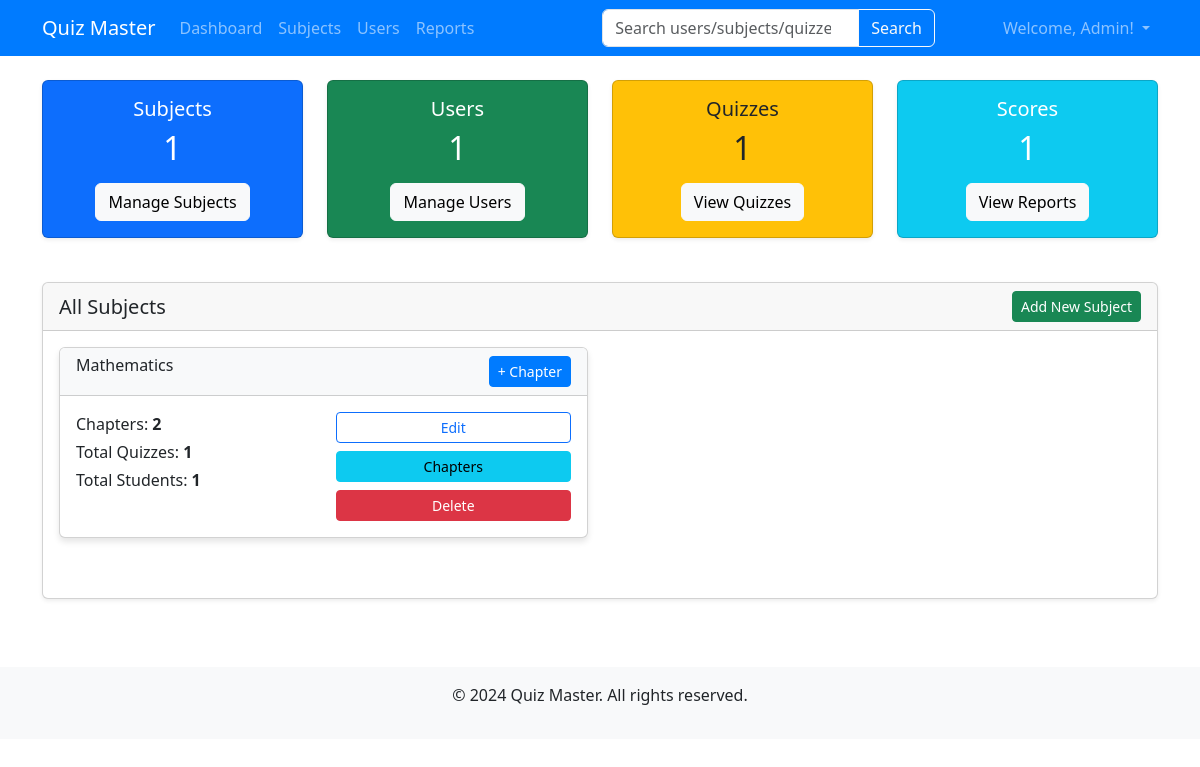
The page /admin/ (signed in) on the database its author committed.
### models.py (models this page shows, shortened)
class User(db.Model,UserMixin):
    id = db.Column(db.Integer, primary_key=True)
    email = db.Column(db.String(120), unique=True, nullable=False)
    password = db.Column(db.String(200), nullable=False)
    full_name = db.Column(db.String(100), nullable=False)
    qualification = db.Column(db.String(100), nullable=True)
    dob = db.Column(db.String(20), nullable=True)
    is_admin = db.Column(db.Boolean, default=False)
    scores = db.relationship('Score', backref='user', lazy=True, cascade="all, delete-orphan")

class Subject(db.Model):
    id = db.Column(db.Integer, primary_key=True)
    name = db.Column(db.String(100), nullable=False)
    description = db.Column(db.Text, nullable=True)
    chapters = db.relationship('Chapter', backref='subject', lazy=True, cascade="all, delete-orphan")
    def get_total_quizzes(self):
        count = 0
        for chapter in self.chapters:
            count += len(chapter.quizzes)
        return count
    def get_total_students(self):
        student_ids = set()
        for chapter in self.chapters:
            for quiz in chapter.quizzes:
                for score in quiz.scores:
                    student_ids.add(score.user_id)
        return len(student_ids)

### routes/admin.py (the view)
@admin.route('/')
@login_required
def dashboard():
    subjects = Subject.query.all()
    chapters = Chapter.query.all()
    quizzes = Quiz.query.all()
    questions = Question.query.all()
    users = User.query.filter_by(is_admin=False).all()
    scores = Score.query.all()
    recent_scores = Score.query.order_by(Score.time_stamp.desc()).limit(5).all()
    stats = {
        'subjects': len(subjects),
        'chapters': len(chapters),
        'quizzes': len(quizzes),
        'questions': len(questions),
        'users': len(users),
        'scores': len(scores),
        'recent_scores': recent_scores,
        'recent_users': User.query.order_by(User.id.desc()).limit(5).all()
    }
    return render_template('admin/dashboard.html', stats=stats, subjects=subjects)

### app.py (called while the page is built)
@login_manager.user_loader
def load_user(user_id):
    return User.query.get(int(user_id))

### routes/admin.py (called while the page is built)
@admin.before_request
def check_admin():
    if not current_user.is_authenticated or not current_user.is_admin:
        flash('You must be an admin to access this page.')
        return redirect(url_for('auth.login'))

### templates/admin/dashboard.html (shortened to what this page needs)
{% extends 'base.html' %}
{% block content %}
<div class="row mb-4">
    <div class="col-md-3">
        <div class="card text-center bg-primary text-white shadow-sm">
            <div class="card-body">
                <h5 class="card-title">Subjects</h5>
                <h2 class="card-text">{{ stats.subjects }}</h2>
                <a href="{{ url_for('admin.subjects') }}" class="btn btn-light mt-2">Manage Subjects</a>
            </div>
        </div>
    </div>
    <div class="col-md-3">
        <div class="card text-center bg-success text-white shadow-sm">
            <div class="card-body">
                <h5 class="card-title">Users</h5>
                <h2 class="card-text">{{ stats.users }}</h2>
                <a href="{{ url_for('admin.users') }}" class="btn btn-light mt-2">Manage Users</a>
            </div>
        </div>
    </div>
    <div class="col-md-3">
        <div class="card text-center bg-warning text-dark shadow-sm">
            <div class="card-body">
                <h5 class="card-title">Quizzes</h5>
                <h2 class="card-text">{{ stats.quizzes }}</h2>
                <a href="{{ url_for('admin.all_quizzes') }}" class="btn btn-light mt-2">View Quizzes</a>
            </div>
        </div>
    </div>
    <div class="col-md-3">
        <div class="card text-center bg-info text-white shadow-sm">
            <div class="card-body">
                <h5 class="card-title">Scores</h5>
                <h2 class="card-text">{{ stats.scores|default(0) }}</h2>
                <a href="{{ url_for('admin.reports') }}" class="btn btn-light mt-2">View Reports</a>
            </div>
        </div>
    </div>
</div>
<div class="row">
    <div class="col-12">
        <div class="card shadow-sm">
            <div class="card-header d-flex justify-content-between align-items-center">
                <h5 class="mb-0">All Subjects</h5>
                <button type="button" class="btn btn-sm btn-success" data-bs-toggle="modal" data-bs-target="#addSubjectModal">Add New Subject</button>
            </div>
            <div class="card-body">
                {% if subjects %}
                <div class="row">
                    {% for subject in subjects %}
                    <div class="col-md-6 mb-4">
                        <div class="card">
                            <div class="card-header bg-light d-flex justify-content-between">
                                <h6 class="card-title">{{ subject.name }}</h6>
                                <a href="{{ url_for('admin.chapters', subject_id=subject.id) }}" class="btn btn-sm btn-primary">+ Chapter</a>
                            </div>
                            <div class="card-body">
                                <div class="row">
                                    <div class="col-md-6">
                                        <p class="mb-1">Chapters: <span class="fw-bold">{{ subject.chapters|length }}</span></p>
                                        <p class="mb-1">Total Quizzes: <span class="fw-bold">{{ subject.get_total_quizzes() }}</span></p>
                                        <p class="mb-1">Total Students: <span class="fw-bold">{{ subject.get_total_students() }}</span></p>
                                    </div>
                                    <div class="col-md-6">
                                        <div class="d-flex flex-column">
                                            <a href="{{ url_for('admin.edit_subject', id=subject.id) }}" class="btn btn-sm btn-outline-primary mb-2">Edit</a>
                                            <a href="{{ url_for('admin.chapters', subject_id=subject.id) }}" class="btn btn-sm btn-info mb-2">Chapters</a>
                                            <a href="{{ url_for('admin.delete_subject', id=subject.id) }}" class="btn btn-sm btn-danger" onclick="return confirm('Are you sure you want to delete this subject?')">Delete</a>
                                        </div>
                                    </div>
                                </div>
                            </div>
                        </div>
                    </div>
                    {% endfor %}
                </div>
                {% else %}
                <div class="alert alert-warning">
                    <p class="mb-0">No subjects available. Click the button above to add a subject.</p>
                </div>
                {% endif %}
            </div>
        </div>
    </div>
</div>
{% endblock %}

### templates/base.html (shortened to what this page needs)
<!DOCTYPE html>
<html lang="en">
<head>
    <link href="https://cdn.jsdelivr.net/npm/bootstrap@5.3.0-alpha1/dist/css/bootstrap.min.css" rel="stylesheet">
    <link rel="stylesheet" href="{{ url_for('static', filename='css/style.css') }}">
</head>
<body>
    <nav class="navbar navbar-expand-lg navbar-dark bg-primary">
        <div class="container">
            <a class="navbar-brand" href="/">Quiz Master</a>
            <div class="collapse navbar-collapse" id="navbarNav">
                <ul class="navbar-nav me-auto">
                    {% if current_user.is_authenticated %}
                        {% if current_user.is_admin %}
                            <li class="nav-item">
                                <a class="nav-link" href="{{ url_for('admin.dashboard') }}">Dashboard</a>
                            </li>
                            <li class="nav-item">
                                <a class="nav-link" href="{{ url_for('admin.subjects') }}">Subjects</a>
                            </li>
                            <li class="nav-item">
                                <a class="nav-link" href="{{ url_for('admin.users') }}">Users</a>
                            </li>
                            <li class="nav-item">
                                <a class="nav-link" href="{{ url_for('admin.reports') }}">Reports</a>
                            </li>
                        {% endif %}
                    {% endif %}
                </ul>
                {% if current_user.is_authenticated %}
                <form class="d-flex mx-auto" method="GET" action="{% if current_user.is_admin %}{{ url_for('admin.search') }}{% else %}{{ url_for('user.search') }}{% endif %}">
                    <div class="input-group">
                        <input class="form-control" type="search" name="query" placeholder="{% if current_user.is_admin %}Search users/subjects/quizzes{% else %}Search subjects/quizzes{% endif %}" aria-label="Search">
                        <button class="btn btn-outline-light" type="submit">Search</button>
                    </div>
                </form>
                {% endif %}
                <ul class="navbar-nav">
                    {% if current_user.is_authenticated %}
                        <li class="nav-item dropdown">
                            <a class="nav-link dropdown-toggle" href="#" id="navbarDropdown" role="button" data-bs-toggle="dropdown" aria-expanded="false">
                                Welcome, {{ current_user.full_name }}!
                            </a>
                        </li>
                    {% endif %}
                </ul>
            </div>
        </div>
    </nav>
    <div class="container mt-4">
        {% block content %}{% endblock %}
    </div>
    <footer class="mt-5 py-3 bg-light text-center">
        <div class="container">
            <p>&copy; 2024 Quiz Master. All rights reserved.</p>
        </div>
    </footer>
</body>
</html>

### static/css/style.css (style rules this page uses)
.navbar { background-color: #007bff !important; }
.card { box-shadow: 0 4px 6px rgba(0,0,0,0.1); margin-bottom: 20px; }
.card-header { font-weight: 500; }
footer { margin-top: 30px; padding: 20px 0; background-color: #f8f9fa; }
.btn-primary { background-color: #007bff; border-color: #007bff; }

### rows shown on the page
User: full_name "Admin"
Subject: name "Mathematics", chapters|length "2", get_total_quizzes "1", get_total_students "1"

### other values the page prints
{{ stats.subjects }} "1"
{{ stats.users }} "1"
{{ stats.quizzes }} "1"
{{ stats.scores|default(0) }} "1"
